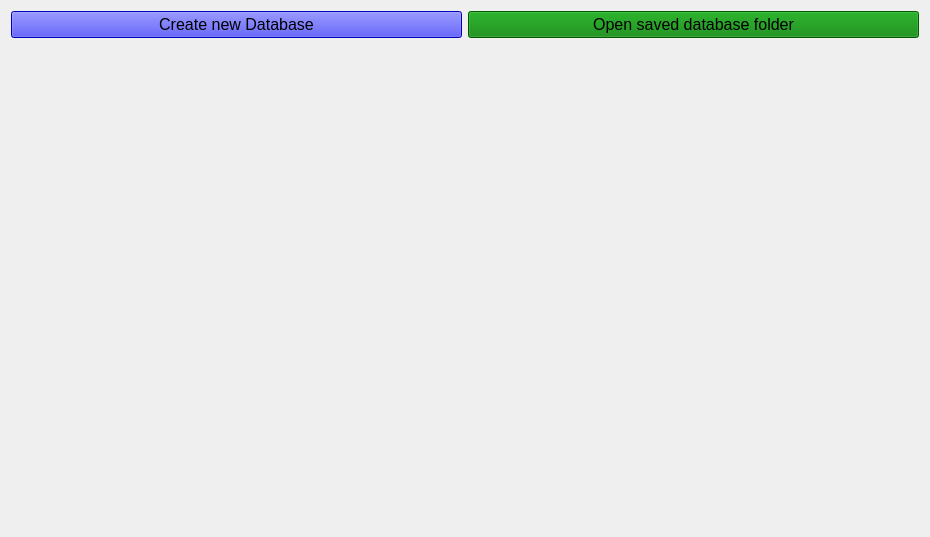
<?xml version="1.0" encoding="UTF-8"?>
<ui version="4.0">
 <class>W_Database_Manager</class>
 <widget class="QWidget" name="W_Database_Manager">
  <property name="geometry">
   <rect>
    <x>0</x>
    <y>0</y>
    <width>930</width>
    <height>537</height>
   </rect>
  </property>
  <property name="windowTitle">
   <string>Form</string>
  </property>
  <layout class="QGridLayout" name="gridLayout">
   <item row="0" column="1">
    <widget class="QPushButton" name="b_open_saved_database_folder">
     <property name="font">
      <font>
       <pointsize>12</pointsize>
      </font>
     </property>
     <property name="styleSheet">
      <string notr="true">background-color: green</string>
     </property>
     <property name="text">
      <string>Open saved database folder</string>
     </property>
     <property name="icon">
      <iconset resource="../resources/icons.qrc">
       <normaloff>:/assets/kbackup.svg</normaloff>:/assets/kbackup.svg</iconset>
     </property>
    </widget>
   </item>
   <item row="0" column="0">
    <widget class="QPushButton" name="b_new_database">
     <property name="font">
      <font>
       <pointsize>12</pointsize>
      </font>
     </property>
     <property name="styleSheet">
      <string notr="true">background-color: blue</string>
     </property>
     <property name="text">
      <string>Create new Database</string>
     </property>
     <property name="icon">
      <iconset resource="../resources/icons.qrc">
       <normaloff>:/assets/vcs-added.svg</normaloff>:/assets/vcs-added.svg</iconset>
     </property>
    </widget>
   </item>
   <item row="1" column="0" colspan="2">
    <widget class="W_Tile_View" name="tile_view" native="true"/>
   </item>
  </layout>
 </widget>
 <customwidgets>
  <customwidget>
   <class>W_Tile_View</class>
   <extends>QWidget</extends>
   <header>w_tile_view.h</header>
   <container>1</container>
  </customwidget>
 </customwidgets>
 <tabstops>
  <tabstop>b_new_database</tabstop>
  <tabstop>b_open_saved_database_folder</tabstop>
 </tabstops>
 <resources>
  <include location="../resources/icons.qrc"/>
 </resources>
 <connections/>
</ui>
